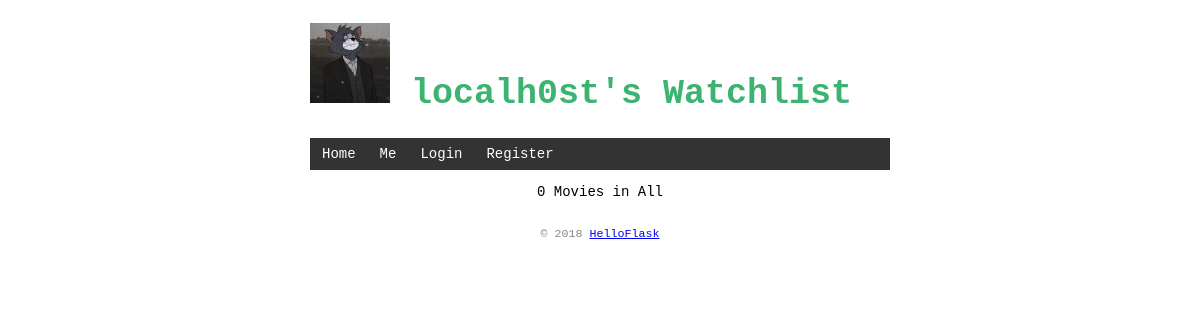
Before: / with the older database file.
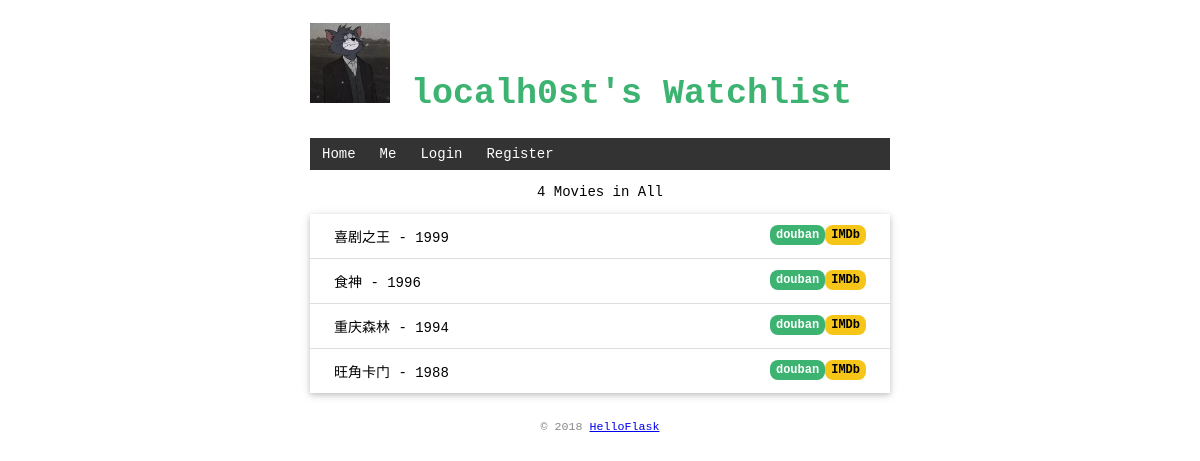
After: the same page with the newer database file.
### app.py (models this page shows, shortened)
class Movie(db.Model):
    id = db.Column(db.Integer, primary_key=True)  # 主键
    title = db.Column(db.String(60))
    year = db.Column(db.String(4))
    belongs_to = db.Column(db.String(20))   # using username

### app.py (the view)
@mainApp.route('/', methods=['GET', 'POST'])
def index():
    if request.method == 'POST':
        if not current_user.is_authenticated:
            return redirect('/')
        title = request.form.get('title')  # 传入表单对应输入字段的 name 值
        year = request.form.get('year')
        if not title or not year or len(year) != 4 or len(title) > 60:
            flash('Invalid input.')  # flash() 函数在内部会把消息存储到 Flask 提供的 session 对象里。session 用来在请求间存储数据
            return redirect('/')  # 重定向
        db.session.add(Movie(title=title, year=year, belongs_to=current_user.username))
        db.session.commit()
        flash('Item created.')
        return redirect('/')
    else:  # GET
        if current_user.is_authenticated:
            return render_template('index.html', movies=Movie.query.filter(Movie.belongs_to == current_user.username).all())
        else:   # 未登录仅展示admin的watch list
            return render_template('index.html', movies=Movie.query.filter(Movie.belongs_to == 'admin').all())

### app.py (called while the page is built)
@mainApp.context_processor  # 以后模板上下文有user了，render_template()可以不传入而直接使用了
def inject_data():
    return dict(user=current_user, message=get_flashed_messages())  # 需要返回字典，等同于 return {'user': user}

### templates/index.html (shortened to what this page needs)
{% extends "base.html" %}
{% block content %}
<div data-gb-custom-block data-tag="block">
    <p class="set-center">{{ movies|length }} Movies in All</p>
    <ul class="movie-list">
        <div data-gb-custom-block data-tag="for">
            {% for movie in movies %}
                <li>{{ movie['title'] }} - {{ movie.year }}
                    <span class="float-right">
                        <a class="imdb" href="https://www.imdb.com/find?q={{ movie.title }}" target="_blank" title="Find this movie on IMDb">IMDb</a>
                    </span>
                    <span class="float-right">
                        <a class="douban" href="https://movie.douban.com/subject_search?search_text={{ movie.title }}" target="_blank" title="Find this movie on douban">douban</a>
                    </span>
                </li>
            {% endfor %}
        </div>
    </ul>
</div>
{% endblock %}

### templates/base.html (shortened to what this page needs)
<!DOCTYPE html>
<html lang="en">
<head>
        <link rel="stylesheet" href="{{ url_for('static', filename='style.css') }}" type="text/css">
</head>
<body>
    <h1 id="top-head">
        <img src="{{ url_for('static', filename='images/tom.jpg') }}" alt="Avatar" width="80" height="80">
        {% if current_user.is_authenticated %}
        {{ user.name }}'s Watchlist
        {% else %}
        localh0st's Watchlist
        {% endif %}
    </h1>
    <nav>
        <ul>
            <li><a href="/">Home</a></li>
            <li><a href="/me">Me</a></li>
            {% if current_user.is_authenticated %}
            <li><a href="{{ url_for('settings') }}">Settings</a></li>
            <li><a href="{{ url_for('logout') }}">Logout</a></li>
            {% else %}
            <li><a href="{{ url_for('login') }}">Login</a></li>
            <li><a href="{{ url_for('register') }}">Register</a></li>
            {% endif %}
        </ul>
    </nav>
    {% block content %}{% endblock %}
    <footer>
        <small>&copy; 2018 <a href="http://helloflask.com/book/3">HelloFlask</a></small>
	</footer>
</body>
</html>

### static/style.css (style rules this page uses)
.set-center { text-align: center; }
#top-head { color: MediumSeaGreen; font-size:35px; }
body { margin: auto; max-width: 580px; font-size: 14px; font-family: "Courier New", "Lucida Console", Helvetica, Arial, sans-serif; }
footer { color: #888; margin-top: 15px; text-align: center; padding: 10px; }
.movie-list { list-style-type: none; padding: 0; margin-bottom: 10px; box-shadow: 0 2px 5px 0 rgba(0, 0, 0, 0.16), 0 2px 10px 0 rgba(0, 0, 0, 0.12); }
.movie-list li { padding: 12px 24px; border-bottom: 1px solid #ddd; }
.movie-list li:last-child { border-bottom:none; }
nav ul { list-style-type: none; margin: 0; padding: 0; overflow: hidden; background-color: #333; }
nav li { float: left; }
nav li a { display: block; color: white; text-align: center; padding: 8px 12px; text-decoration: none; }
.float-right { float: right; }
.imdb { font-size: 12px; font-weight: bold; color: black; text-decoration: none; background: #F5C518; border-radius: 8px; padding: 3px 6px; }
.douban { font-size: 12px; font-weight: bold; color: white; text-decoration: none; background: #3CB371; border-radius: 8px; padding: 3px 6px; }

Changed rows visible on the page:
now on this page (row edited): Movie: title "喜剧之王", year "1999"
now on this page (row edited): Movie: title "食神", year "1996"
now on this page (row edited): Movie: title "重庆森林", year "1994"
added Movie: title "旺角卡门", year "1988"
Other visible differences:
{{ movies|length }}: "0" → "4"
